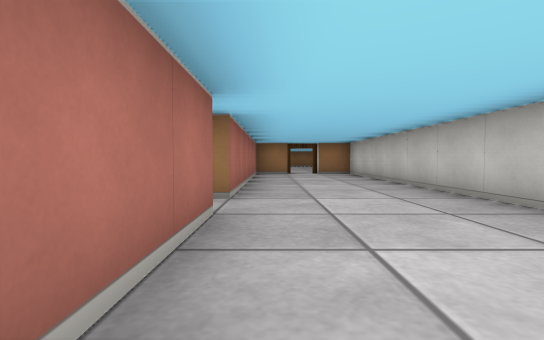
View 1 (above)

18 first-person views from a walk through a cub3D ray-caster map. The camera is about half as high as the walls, tilts 2° down and sees 85° across. The floor is counted in squares. Each view is taken from the middle of a square. On the plan, view 1 faces up. The plan holds only what a view shows up to about 9 squares ahead; the rest is blank.

View 2
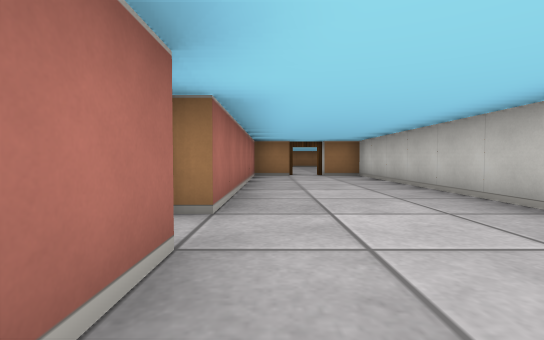

View 3
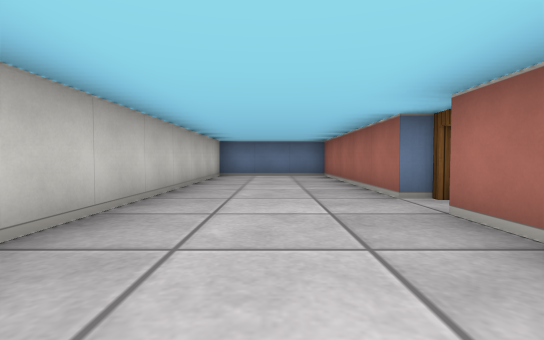

View 4
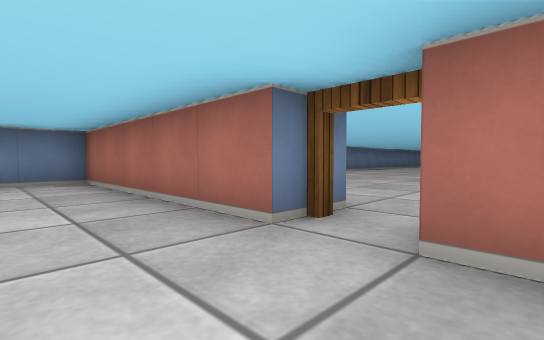

View 5
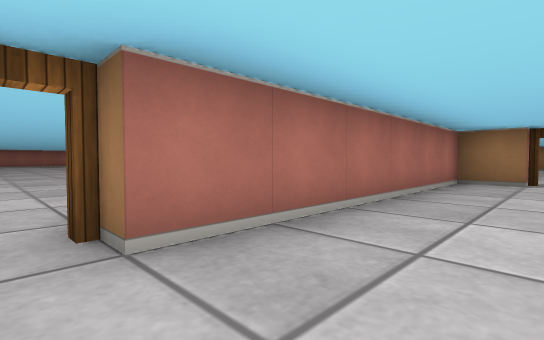

View 6
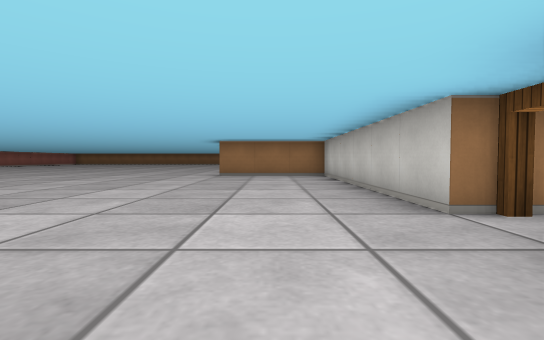

View 7
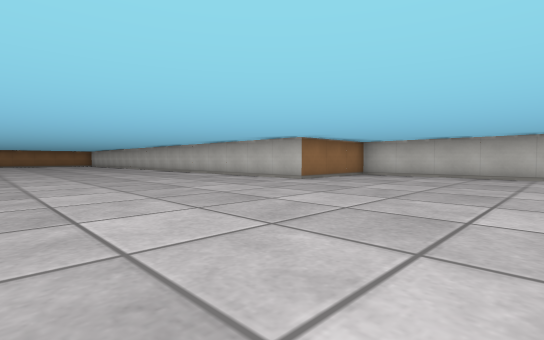

View 8
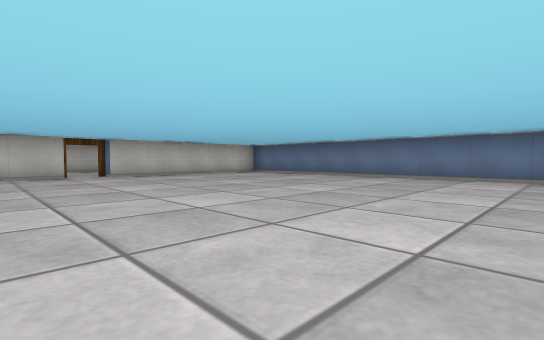

View 9
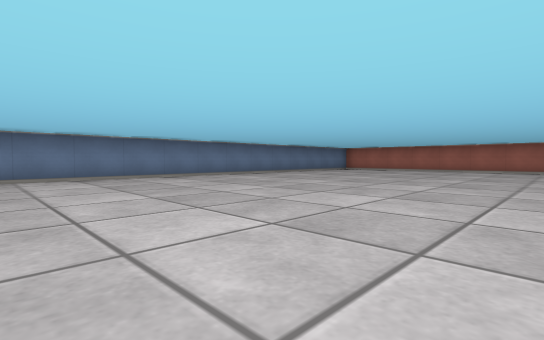

View 10
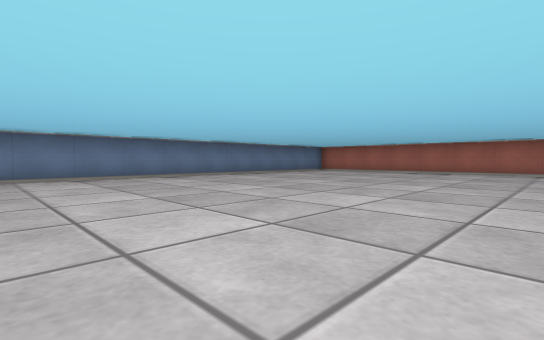

View 11
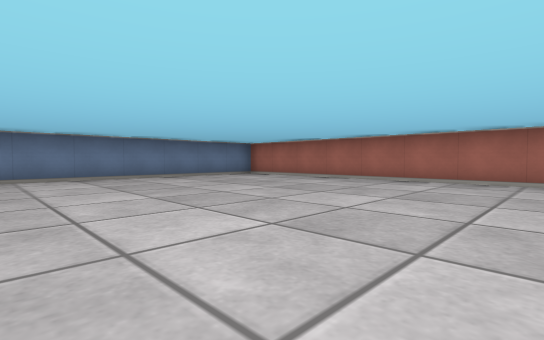

View 12
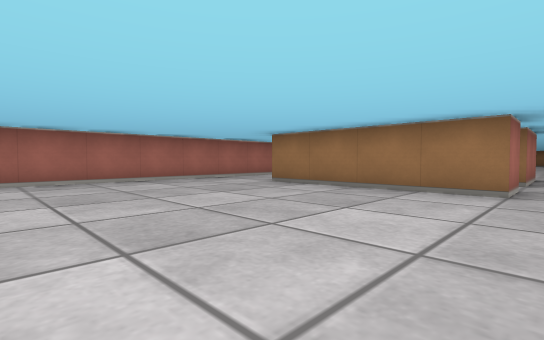

View 13
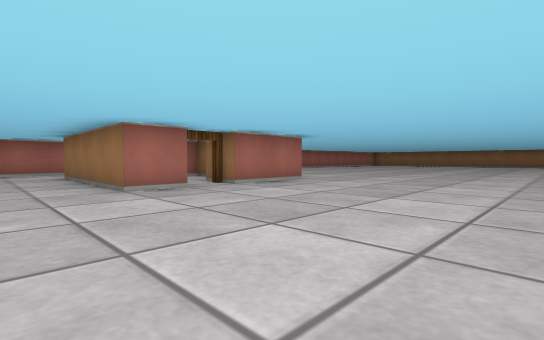

View 14
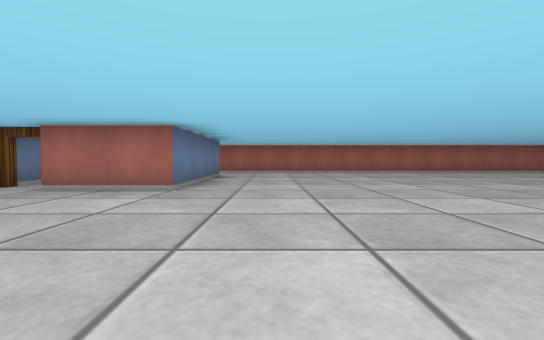

View 15
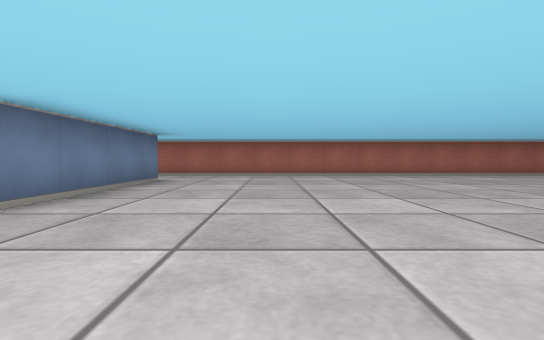

View 16
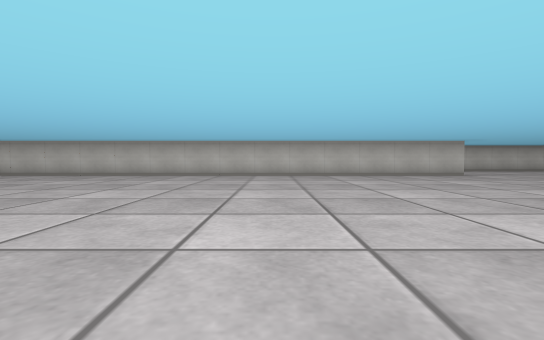

View 17
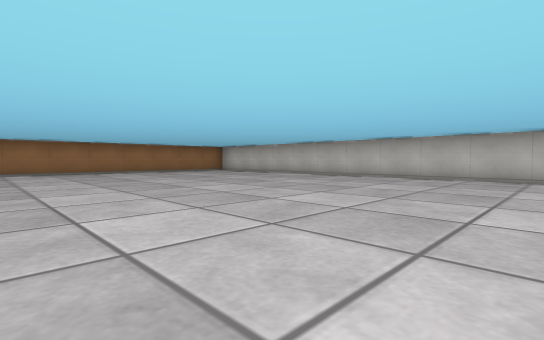

View 18
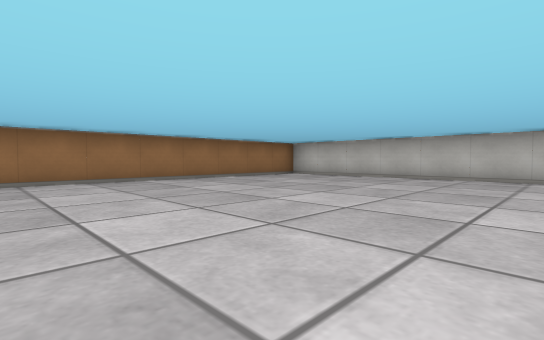

### Floor plan
Points are (right, up) in squares from view 1. A wall is a line through its corners. A room is listed if a view was taken in it or the views show most of it. See-through windows are left out.
Room 1 (views 1, 2, 3, 4, 5)
walls: (-0.5, 2.5) (-0.5, -2.5) (2.5, -2.5) (2.5, 9.5) (1.5, 9.5); (0.5, 9.5) (-0.5, 9.5) (-0.5, 3.5)
ways out: open door at (-1, 3) to room 2; open door at (1, 10)
Room 2 (views 6, 7, 8, 9, 10, 11, 12, 13, 14, 15, 16, 17, 18)
walls: (-14.5, 8.6) (-14.5, 7.5) (-18.5, 7.5); (-18.5, 11.5) (-14.5, 11.5) (-14.5, 9.5); (-20.5, 21.9) (-20.5, -1.2); (-1.5, 3.5) (-1.5, 9.5) (-4.5, 9.5) (-4.5, 26.2); (-1.5, 0.8) (-1.5, 2.5); (-19.2, -2.5) (-4.8, -2.5); (-5.8, 27.5) (-11.8, 27.5)
ways out: open door at (-1, 3) to room 1; open door at (-15, 9) to room 3
Room 3 (no view inside)
walls: (-17, 10.5) (-17.5, 10.5); (-15.9, 8.5) (-14.9, 8.5)
ways out: open door at (-15, 9) to room 2

Where each view was taken, in squares from view 1:
view 1: 0 up, 0 right, facing up
view 2: 1 up, 0 right, facing up
view 3: 6 up, 1 right, facing down
view 4: 4 up, 1 right, facing down-left
view 5: 3 up, 1 right, facing up-left
view 6: 1 up, 3 left, facing up
view 7: 5 up, 10 left, facing up-right
view 8: 5 up, 10 left, facing down-right
view 9: 5 up, 8 left, facing down-left
view 10: 5 up, 10 left, facing down-left
view 11: 5 up, 14 left, facing down-left
view 12: 3 up, 14 left, facing up-left
view 13: 6 up, 10 left, facing up-left
view 14: 13 up, 10 left, facing left
view 15: 14 up, 12 left, facing left
view 16: 15 up, 13 left, facing right
view 17: 17 up, 12 left, facing up-right
view 18: 21 up, 12 left, facing up-right
